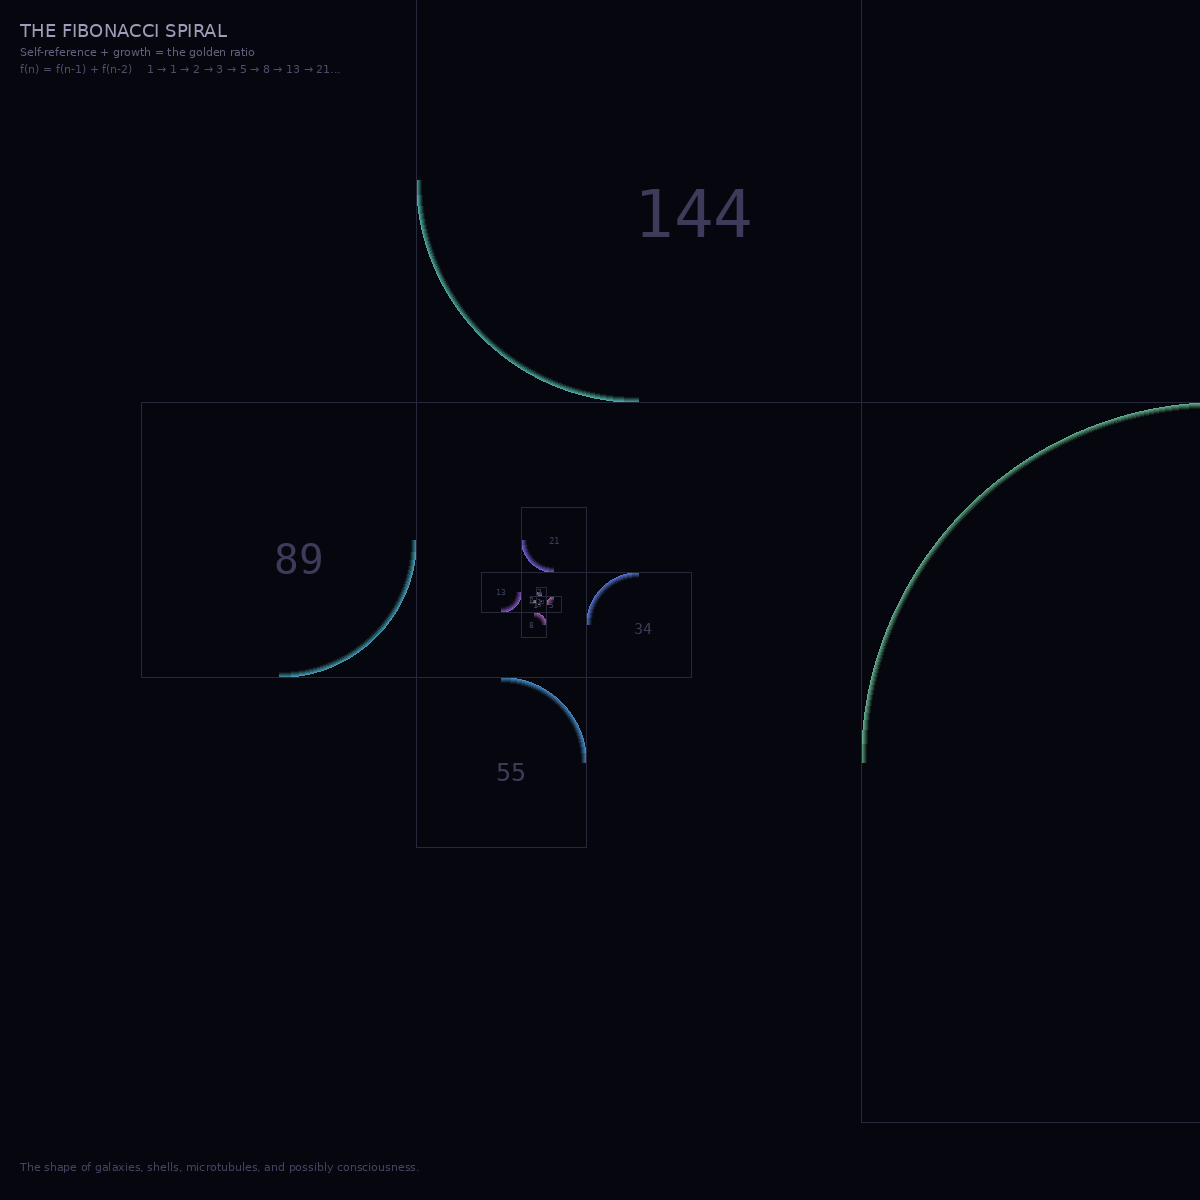

Reproduce this figure in Python.
#!/usr/bin/env python3
"""
Fibonacci Spiral: The geometry of self-referential growth.

Each arc is a quarter-circle whose radius is a Fibonacci number.
The result is the golden spiral — the shape of galaxies, hurricanes,
nautilus shells, microtubule helices, and possibly consciousness.
"""

import math
from PIL import Image, ImageDraw, ImageFont

def generate_fibonacci_spiral(
    n_steps=13,
    size=1200,
    output="/home/shubham.chandel/github/infinite/collections/fibonacci_spiral.png"
):
    img = Image.new('RGB', (size, size), (6, 6, 14))
    draw = ImageDraw.Draw(img)

    # Generate Fibonacci numbers
    fibs = [1, 1]
    for i in range(n_steps - 2):
        fibs.append(fibs[-1] + fibs[-2])

    # Scale factor to fit the image
    max_fib = fibs[-1]
    scale = size * 0.3 / max_fib

    cx, cy = size * 0.45, size * 0.5

    # Draw the spiral as connected arcs
    # Each arc is a quarter circle with radius = fibonacci number
    x, y = cx, cy
    angle_start = 0

    # Direction offsets for each quarter turn
    # 0=right, 1=down, 2=left, 3=up
    for i, fib in enumerate(fibs):
        r = fib * scale
        direction = i % 4

        # Determine arc center based on direction
        if direction == 0:
            arc_cx, arc_cy = x + r, y + r
            start_angle = 180
        elif direction == 1:
            arc_cx, arc_cy = x - r, y + r
            start_angle = 270
        elif direction == 2:
            arc_cx, arc_cy = x - r, y - r
            start_angle = 0
        else:
            arc_cx, arc_cy = x + r, y - r
            start_angle = 90

        # Draw the arc
        bbox = [arc_cx - r, arc_cy - r, arc_cx + r, arc_cy + r]

        # Color shifts along the spiral
        t = i / len(fibs)
        hue = t * 2 * math.pi
        red = int(80 + 120 * (0.5 + 0.5 * math.sin(hue)))
        green = int(100 + 100 * (0.5 + 0.5 * math.sin(hue + 2.094)))
        blue = int(140 + 100 * (0.5 + 0.5 * math.sin(hue + 4.189)))

        # Draw multiple arcs for thickness + glow
        for thickness in range(6, 0, -1):
            alpha_factor = 1.0 - (thickness / 7)
            r_adj = int(red * alpha_factor)
            g_adj = int(green * alpha_factor)
            b_adj = int(blue * alpha_factor)
            draw.arc(bbox, start_angle, start_angle + 90,
                     fill=(r_adj, g_adj, b_adj), width=thickness)

        # Draw the golden rectangle outline (faintly)
        rect_size = r * 2
        if direction == 0:
            rx, ry = x, y
        elif direction == 1:
            rx, ry = x - rect_size, y
        elif direction == 2:
            rx, ry = x - rect_size, y - rect_size
        else:
            rx, ry = x, y - rect_size

        draw.rectangle(
            [rx, ry, rx + rect_size, ry + rect_size],
            outline=(40, 40, 60), width=1
        )

        # Fibonacci number label
        try:
            font = ImageFont.truetype("/usr/share/fonts/truetype/dejavu/DejaVuSansMono.ttf", max(8, int(r * 0.3)))
        except (IOError, OSError):
            font = ImageFont.load_default()

        label_x = rx + rect_size * 0.5
        label_y = ry + rect_size * 0.5
        draw.text((label_x - 5, label_y - 5), str(fib),
                  fill=(60, 60, 90), font=font)

        # Move to next position
        if direction == 0:
            y += r * 2
        elif direction == 1:
            x -= r * 2
        elif direction == 2:
            y -= r * 2
        else:
            x += r * 2

    # Title and annotation
    try:
        title_font = ImageFont.truetype("/usr/share/fonts/truetype/dejavu/DejaVuSans.ttf", 18)
        small_font = ImageFont.truetype("/usr/share/fonts/truetype/dejavu/DejaVuSans.ttf", 11)
    except (IOError, OSError):
        title_font = ImageFont.load_default()
        small_font = title_font

    draw.text((20, 20), "THE FIBONACCI SPIRAL", fill=(160, 155, 185), font=title_font)
    draw.text((20, 45), "Self-reference + growth = the golden ratio", fill=(100, 95, 125), font=small_font)
    draw.text((20, 62), f"f(n) = f(n-1) + f(n-2)    {' → '.join(str(f) for f in fibs[:8])}...", fill=(80, 75, 105), font=small_font)

    draw.text((20, size - 40), "The shape of galaxies, shells, microtubules, and possibly consciousness.", fill=(70, 65, 95), font=small_font)

    img.save(output)
    print(f"Fibonacci spiral saved to {output}")

if __name__ == '__main__':
    generate_fibonacci_spiral()
